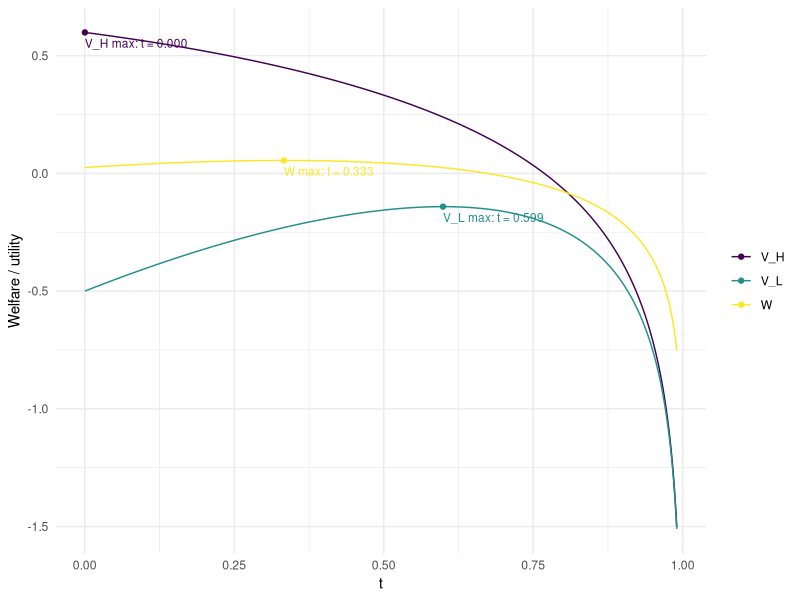

Source code (R): (Note: this script raises an error after producing the figure.)
## ---- chunk 1
knitr::opts_chunk$set(echo = FALSE, error=FALSE)
## ---- chunk 2
#| label: q2-setup
#| message: false
library(ggplot2)

# B solves the government budget
tdce_linear <- function(tau, wL, wH, pL, pH) {
  w   <- c(L = wL, H = wH)
  s   <- function(B, w) sqrt(B^2 + 4 * (1 - tau)^2 * w^2)
  gbc <- function(B) (2 - tau) * B - tau * (pL * s(B, wL) + pH * s(B, wH))
  B   <- if (tau == 0) 0 else uniroot(gbc, c(0, 100 * wH), tol = 1e-12)$root
  c_i <- (B + s(B, w)) / 2
  n_i <- (s(B, w) - B) / (2 * (1 - tau) * w)
  y_i <- w * n_i
  V_i <- log(c_i) - n_i^2 / 2
  data.frame(tau = tau, B = B,
             nL = n_i[["L"]], nH = n_i[["H"]],
             yL = y_i[["L"]], yH = y_i[["H"]],
             cL = c_i[["L"]], cH = c_i[["H"]],
             VL = V_i[["L"]], VH = V_i[["H"]],
             ybar = pL * y_i[["L"]] + pH * y_i[["H"]])
}

# Solve the TDCE on a grid of tau
solve_grid <- function(wL, wH, pL, pH, aL, aH, grid = seq(0, 0.99, by = 0.001)) {
  out   <- do.call(rbind, lapply(grid, tdce_linear, wL = wL, wH = wH, pL = pL, pH = pH))
  out$W <- pL * aL * out$VL + pH * aH * out$VH
  out
}

argmax <- function(df, col) df[which.max(df[[col]]), ]
## ---- chunk 3
#| label: q2-benchmark
#| results: asis
bench <- solve_grid(wL = 1, wH = 3, pL = 0.5, pH = 0.5, aL = 0.5, aH = 0.5)

objs  <- c(W = "W", V_L = "VL", V_H = "VH")
tab_e <- data.frame(
  Objective = names(objs),
  t = sapply(objs, function(v) argmax(bench, v)$tau),
  B = sapply(objs, function(v) argmax(bench, v)$B)
)

# Optimal policy and allocation, saved for the Question 5 comparison table
q2_opt <- transform(argmax(bench, "W"),
                    ATR_L = tau - B / yL, ATR_H = tau - B / yH,
                    MTR_L = tau,          MTR_H = tau)

# tables
tab_left <- knitr::kable(
  data.frame(Objective = c("$W$", "$V_L$", "$V_H$"), t = tab_e$t, B = tab_e$B),
  format = "latex", booktabs = TRUE, escape = FALSE, digits = 3, row.names = FALSE,
  col.names = c("Obj. Max.", "$t$", "$B$"))

labs16 <- c("$t$", "$B$", "$n_L$", "$n_H$", "$y_L$", "$y_H$", "$c_L$", "$c_H$",
            "$V_L$", "$V_H$", "$\\bar y$", "$W$",
            "ATR$_L$", "ATR$_H$", "MTR$_L$", "MTR$_H$")
grid16 <- matrix(c(rbind(labs16, sprintf("%.3f", unlist(q2_opt)))),
                 nrow = 4, byrow = TRUE)
tab_right <- knitr::kable(grid16, format = "latex", booktabs = TRUE, escape = FALSE,
                          align = rep(c("l", "r"), 4),
                          col.names = rep(c("", "Value"), 4))

cat("\\begin{center}\\footnotesize",
    "\\begin{minipage}[t]{0.30\\linewidth}\\centering",
    "\\textbf{Maximizers}\\\\[2pt]", tab_left, "\\end{minipage}\\hfill",
    "\\begin{minipage}[t]{0.66\\linewidth}\\centering",
    "\\textbf{Benchmark optimum (max $W$)}\\\\[2pt]", tab_right, "\\end{minipage}",
    "\\end{center}", sep = "\n")
## ---- chunk 4
#| label: fig-q2-benchmark
#| fig-cap: "Welfare and type utilities against the flat rate $t$, 50/50 benchmark."
long <- rbind(
  data.frame(tau = bench$tau, value = bench$W,  curve = "W"),
  data.frame(tau = bench$tau, value = bench$VL, curve = "V_L"),
  data.frame(tau = bench$tau, value = bench$VH, curve = "V_H")
)
maxes <- do.call(rbind, lapply(split(long, long$curve),
                               function(d) d[which.max(d$value), ]))

ggplot(long, aes(tau, value, colour = curve)) +
  geom_line() +
  geom_point(data = maxes) +
  geom_text(data = maxes, aes(label = sprintf("%s max: t = %.3f", curve, tau)),
            vjust = 1.7, hjust = 0, size = 3, show.legend = FALSE) +
  scale_color_viridis_d(option = "D") +
  labs(x = "t", y = "Welfare / utility", colour = NULL) +
  theme_minimal()
## ---- chunk 5
#| label: q2-opt-case
# Optimal t for one economy
opt_case <- function(wL, wH, pL, pH, aL, aH) {
  r <- argmax(solve_grid(wL, wH, pL, pH, aL, aH), "W")
  data.frame(t = r$tau, B = r$B, ybar = r$ybar, W = r$W)
}
## ---- chunk 6
#| label: q2-fg
cases_fg <- data.frame(
  Case = c("Benchmark", "(f) Welfare weights", "(g) Population"),
  pL = c(1/2, 1/2, 2/3), pH = c(1/2, 1/2, 1/3),
  aL = c(1/2, 2/3, 1/2), aH = c(1/2, 1/3, 1/2)
)
res_fg <- cbind(Case = cases_fg$Case,
                do.call(rbind, Map(opt_case, 1, 3, cases_fg$pL, cases_fg$pH,
                                   cases_fg$aL, cases_fg$aH)))
knitr::kable(res_fg, digits = 3, row.names = FALSE,
             col.names = c("Case", "$t^*$", "$B^*$", "$\\bar y^*$", "$W^*$"))
## ---- chunk 7
#| label: q2-i
cases_i <- data.frame(
  Case = c("Benchmark", "95/5: wage only", "95/5: share only", "95/5: both",
           "99/1: wage only", "99/1: share only", "99/1: both"),
  wH = c(3, 5, 3, 5, 20, 3, 20),
  pL = c(0.50, 0.50, 0.95, 0.95, 0.50, 0.99, 0.99)
)
cases_i$pH <- 1 - cases_i$pL
res_i <- cbind(cases_i,
               do.call(rbind, Map(opt_case, 1, cases_i$wH, cases_i$pL, cases_i$pH,
                                  1/2, 1/2)))
knitr::kable(res_i, digits = 3, row.names = FALSE,
             col.names = c("Case", "$w_H$", "$p_L$", "$p_H$",
                           "$t^*$", "$B^*$", "$\\bar y^*$", "$W^*$"))
## ---- chunk 8
library(tidyr)

w_l <- 1
w_h <- 3
p_l <- 0.5
p_h <- 0.5
a_l <- 0.5
a_h <- 0.5

grid<-crossing(y_l = seq(0, 1.28*w_l, by = 0.016*w_l), y_h = seq(0, 2.5*w_h, by = 0.025*w_h), c_l = seq(0.006, 9.6, by = 0.006))|>
  mutate(y_bar = p_h*y_h+p_l*y_l)|>
  mutate(c_h = (p_h*y_h+p_l*y_l -p_l*c_l)/p_h)|>
  filter(c_h>0)|>
  mutate(U_ll = log(c_l)-((y_l/w_l)^2/2))|>
  mutate(U_lh = log(c_h)-((y_h/w_l)^2/2))|>
  mutate(U_hh = log(c_h)-((y_h/w_h)^2/2))|>
  mutate(U_hl = log(c_l)-((y_l/w_h)^2/2))|>
  mutate(D_l = U_ll-U_lh)|>
  mutate(D_h = U_hh-U_hl)|>
  filter(D_l>0)|>
  filter(D_h>0)|>
  mutate(W = p_l*a_l*(log(c_l)-((y_l/w_l)^2/2))+ p_h*a_h*(log(c_h)-((y_h/w_h)^2/2)))

best_row <- grid|>
  slice_max(W)|>
  mutate(T_h = y_h - c_h)|>
  mutate(ATR_h = T_h/y_h)|>
  mutate(MTR_h = 1- (y_h*c_h)/w_h^2)|>
  mutate(T_l = y_l - c_l)|>
  mutate(ATR_l = T_l/y_l)|>
  mutate(MTR_l = 1- (y_l*c_l)/w_l^2)

print(best_row)
